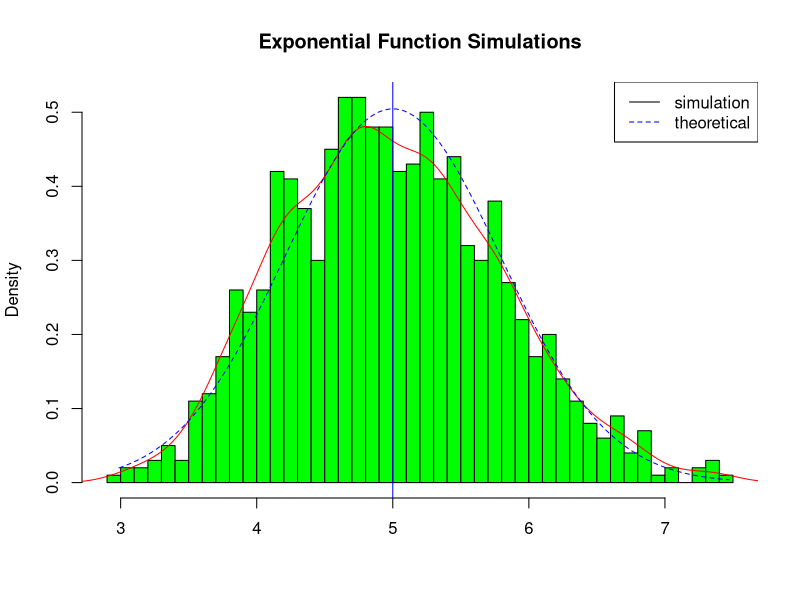
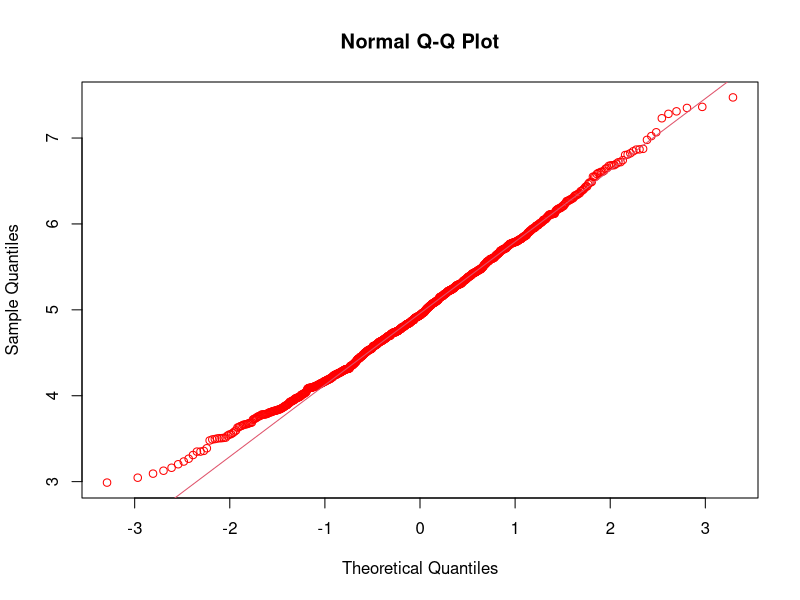

Recreate these plots in R, in order.
## ---- chunk 1
#set seeed
set.seed(3)
lambda <- 0.2

# we will perform 1000 simulations with 40 samples
sampleSize <- 40
simulations <- 1000

simulatedExpos <- matrix(rexp(simulations*sampleSize,rate=lambda),simulations,sampleSize)

#Average of 40 exponentials
means <- rowMeans(simulatedExpos)
## ---- chunk 2
mean(means)
## ---- chunk 3
1/lambda
## ---- chunk 4
hist(means, breaks=50, prob=TRUE,
     main="Exponential Function Simulations",
     xlab="", col="green")
# density of the averages of samples
lines(density(means), col="red")

# theoretical center of distribution
abline(v=1/lambda, col="blue")
# theoretical density of the averages of samples
xfit <- seq(min(means), max(means), length=100)
yfit <- dnorm(xfit, mean=1/lambda, sd=(1/lambda/sqrt(sampleSize)))
lines(xfit, yfit, pch=22, col="blue", lty=2)

# add legend
legend('topright', c("simulation", "theoretical"), lty=c(1,2), col=c("black", "blue"))
## ---- chunk 5
# standard deviation of distribution of averages of 40 exponentials.
sd(means)
#standard deviation of analytical expression.
(1/lambda)/sqrt(sampleSize)

#Variance of sample mean
var(means)
#Theoritical variance of the distrubtion
1/((0.2*0.2)*40)
## ---- chunk 6
qqnorm(means,col="red")
qqline(means,col=2)
